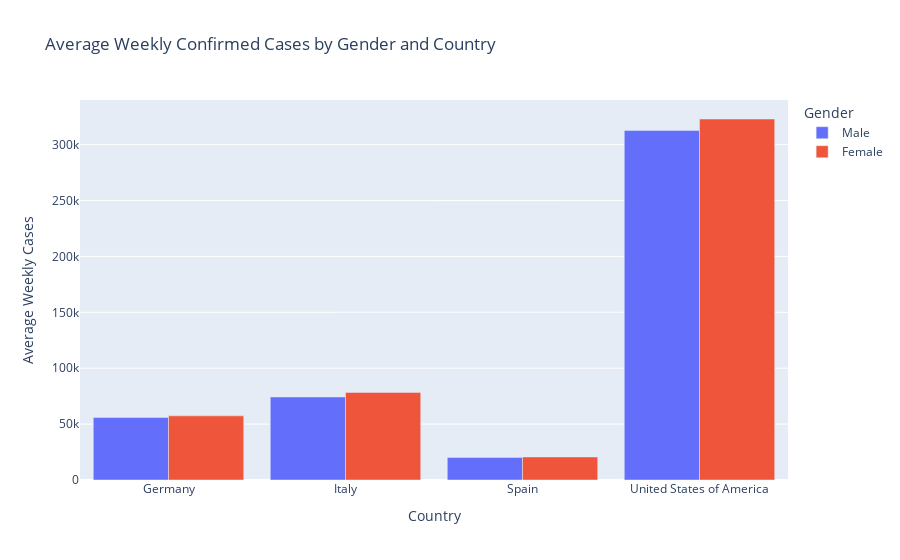

Notebook cell for this chart:
### Markdown cell above
### Section 3b: Demographics-Supported COVID-19 Insights

The following section provides a sequential analysis based on COVID-19 confirmed cases and mortality metrics, further broken down by demographics such as gender and age groups. Real insights are derived from data visualizations, with an emphasis on highlighting the logic connecting these analyses.

### Data Availability Commentary

Throughout the analysis, it is important to note:
- Italy’s limited mortality data restricts its contribution to certain insights, particularly related to death rates.
- Spain also shows gaps in the population data which makes it significantly harder to analyze.
- The data is only sufficiently robust to analyze demographic patterns and draw insights for the other countries, especially the United States and until q1 2022 Germany.

### Code cell
# Calculate confirmed cases by gender using population proportions
df['confirmed_cases_male'] = df['new_confirmed'] * (df['population_male'] / (df['population_male'] + df['population_female']))
df['confirmed_cases_female'] = df['new_confirmed'] * (df['population_female'] / (df['population_male'] + df['population_female']))

# Group by country and compute the mean for confirmed cases by gender
gender_data = df.groupby("country_name")[['confirmed_cases_male', 'confirmed_cases_female']].mean().reset_index()

# Reshape the data using melt to create Gender and Cases columns
gender_data = gender_data.melt(
    id_vars=['country_name'],
    value_vars=['confirmed_cases_male', 'confirmed_cases_female'],
    var_name='Gender',
    value_name='Confirmed Cases'
)

# Rename Gender values for better readability
gender_data['Gender'] = gender_data['Gender'].replace({
    "confirmed_cases_male": "Male",
    "confirmed_cases_female": "Female"
})

# Create grouped bar chart for confirmed cases by gender
fig_gender = px.bar(
    gender_data,
    x='country_name',
    y='Confirmed Cases',
    color='Gender',
    title="Average Weekly Confirmed Cases by Gender and Country",
    barmode='group',
    labels={'Confirmed Cases': 'Average Weekly Cases', 'country_name': 'Country'}
)

fig_gender.update_layout(
    xaxis_title="Country",
    yaxis_title="Average Weekly Cases",
    legend_title="Gender",
    bargap=0.15
)

fig_gender.show()

### Figure 1 — Plotly figure (JSON) as saved in the notebook; plotly's stock layout.template omitted (floating-point values rounded to 4 significant figures)
{"data": [{"alignmentgroup": "True", "hovertemplate": "Gender=Male<br>Country=%{x}<br>Average Weekly Cases=%{y}<extra></extra>", "legendgroup": "Male", "marker": {"color": "#636efa", "pattern": {"shape": ""}}, "name": "Male", "offsetgroup": "Male", "orientation": "v", "showlegend": true, "textposition": "auto", "type": "bar", "x": ["Germany", "Italy", "Spain", "United States of America"], "xaxis": "x", "y": [55930.0, 74290.0, 20220.0, 312700.0], "yaxis": "y"}, {"alignmentgroup": "True", "hovertemplate": "Gender=Female<br>Country=%{x}<br>Average Weekly Cases=%{y}<extra></extra>", "legendgroup": "Female", "marker": {"color": "#EF553B", "pattern": {"shape": ""}}, "name": "Female", "offsetgroup": "Female", "orientation": "v", "showlegend": true, "textposition": "auto", "type": "bar", "x": ["Germany", "Italy", "Spain", "United States of America"], "xaxis": "x", "y": [57400.0, 78340.0, 20640.0, 322900.0], "yaxis": "y"}], "layout": {"bargap": 0.15, "barmode": "group", "legend": {"title": {"text": "Gender"}, "tracegroupgap": 0}, "title": {"text": "Average Weekly Confirmed Cases by Gender and Country"}, "xaxis": {"anchor": "y", "domain": [0, 1], "title": {"text": "Country"}}, "yaxis": {"anchor": "x", "domain": [0, 1], "title": {"text": "Average Weekly Cases"}}}}
